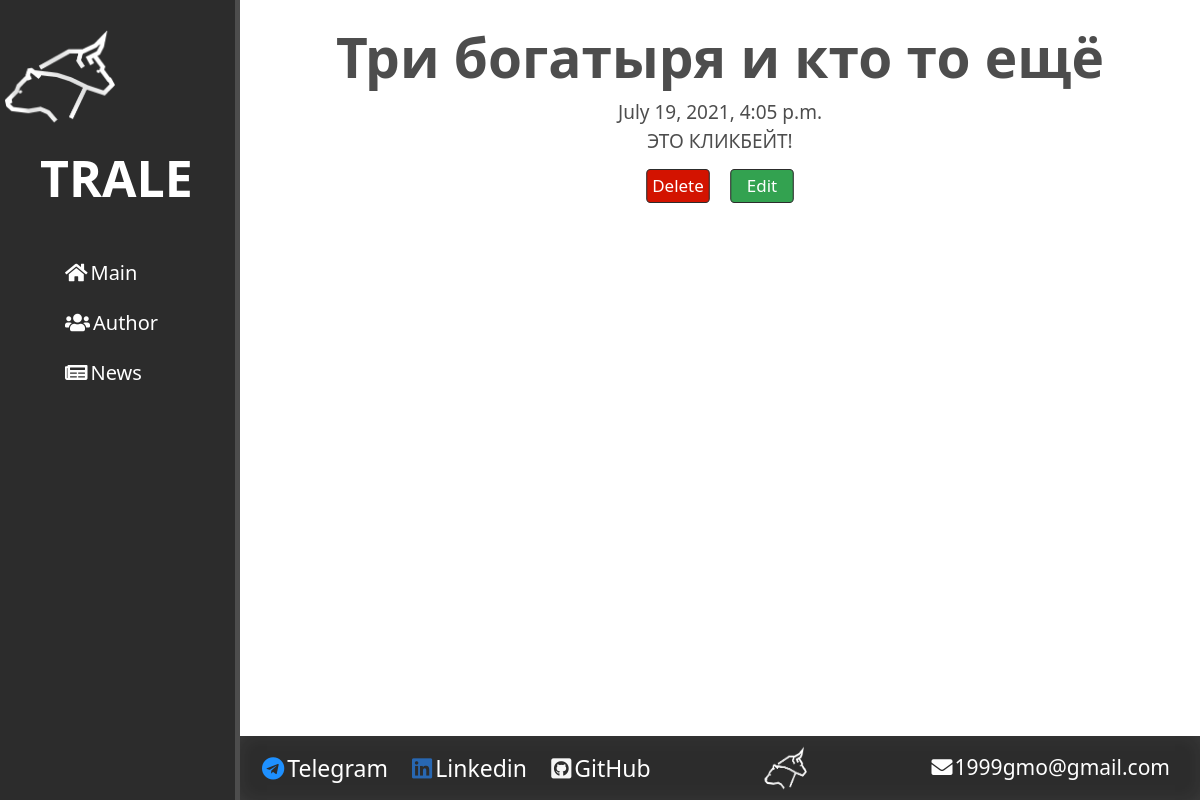
The page /news/2 on the database its author committed.
### news/models.py (models this page shows, shortened)
class Articles(models.Model):
    title = models.CharField('Article', max_length=50)
    anons = models.CharField('Аnnouncement', max_length=250)
    full_text = models.TextField('Content')
    date = models.DateTimeField('Date of publication')
    class Meta:
        verbose_name = 'News'
        verbose_name_plural = 'News'

### news/views.py (the view)
# urls.py: path('<int:pk>', views.NewsDetailView.as_view(), name='news-detail'),
class NewsDetailView(DetailView):
    model = Articles  # сама модель
    template_name = 'news/detail_view.html'  # шаблон
    context_object_name = 'article'  # ключевое название для передачи в шаблон

### news/templates/news/detail_view.html (shortened to what this page needs)
{% extends 'main/layout.html'%}
{% block content %}
    <div class="features">
        <h1>{{ article.title }}</h1>
        <p>{{ article.date }}</p>
        <p>{{ article.full_text }}</p>
        <div class="buttons">
            <a href="{% url 'news-delete' article.id %}" class="delete-article">Delete</a>
            <a href="{% url 'news-update' article.id %}" class="edit-article">Edit</a>
        </div>
    </div>
{% endblock %}

### main/static/main/css/main.css (style rules this page uses)
body { background: #ffffff; }
aside ul li:hover, aside ul a:hover, a { color: #ffca2c; text-decoration: none; transform: scale(1.06); }
main .features, main .shadowbox { color: #4d4d4d; text-align: center; }
main .features h1, .shadowbox h1 { font-size: 55px; font-weight: bold; margin-top: 3vh; }
main .features p, .shadowbox p { max-width: 400px; margin: 0px auto; font-size: 19px; }
main .delete-article { background-color: #d31300; color: #ffffff; padding: 3px 0; margin-right: 20px; border-radius: 4px; display: inline-block; width: 60px; border: 1px solid #2c2c2c; }
main .edit-article { background-color: #33a250; color: #ffffff; padding: 3px 0; border-radius: 4px; display: inline-block; width: 60px; border: 1px solid #2c2c2c; }
main .buttons { text-align: center; margin: 15px auto; }
.shadowbox, .features { min-height: 89vh; }

### rows shown on the page
Articles: title "Три богатыря и кто то ещё", date "July 19, 2021, 4:05 p.m.", full_text "ЭТО КЛИКБЕЙТ!"
